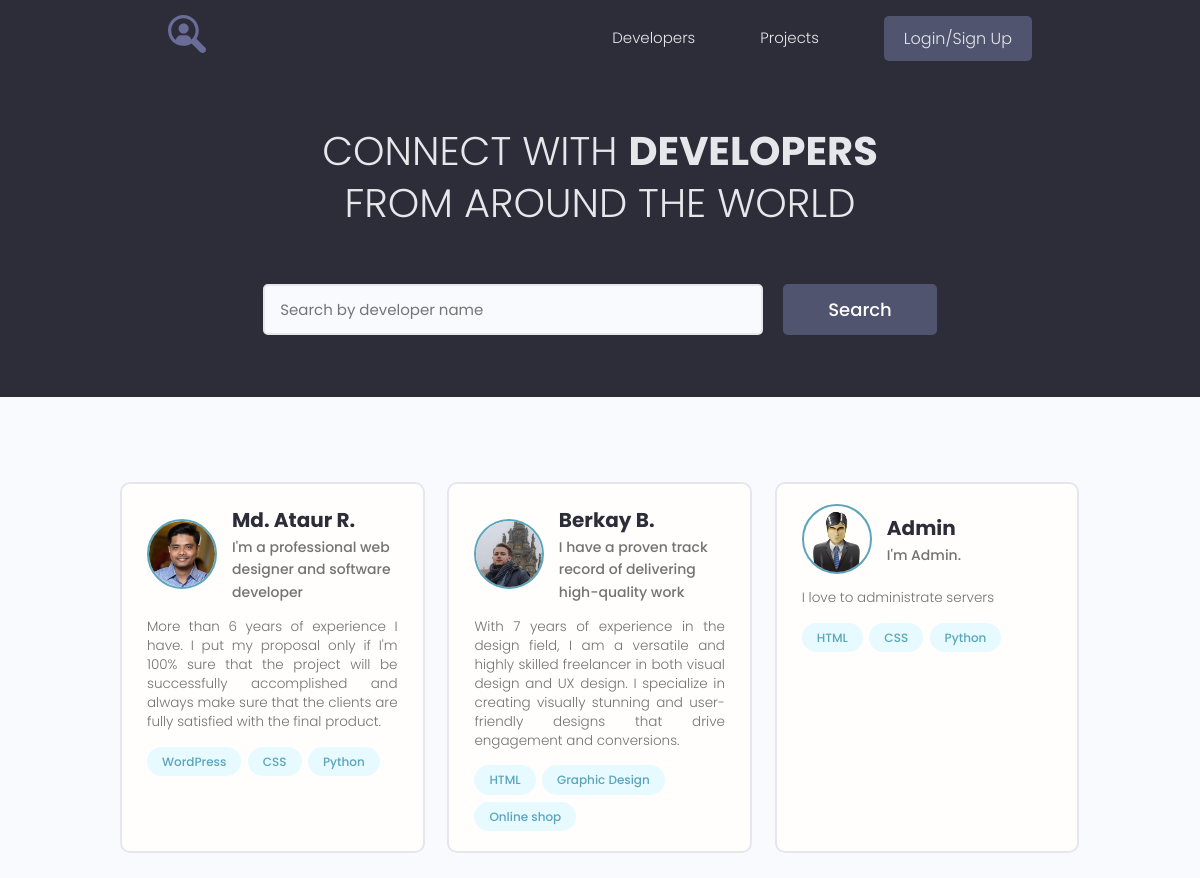
The page / on the database its author committed.
### users/models.py (models this page shows, shortened)
class Profile(models.Model):
    user = models.OneToOneField(User, on_delete=models.CASCADE, blank=True, null=True)
    name = models.CharField(max_length=200, blank=True, null=True)
    email = models.EmailField(max_length=500, blank=True, null=True)
    username = models.CharField(max_length=200, blank=True, null=True)
    short_info = models.CharField(max_length=200, blank=True, null=True)
    bio = models.TextField(blank=True, null=True)
    profile_image = models.ImageField(upload_to='profiles/', blank=True, null=True,
                                      default='profiles/user-default.png')
    social_github = models.CharField(max_length=200, blank=True, null=True)
    social_youtube = models.CharField(max_length=200, blank=True, null=True)
    social_website = models.CharField(max_length=200, blank=True, null=True)
    created = models.DateTimeField(auto_now_add=True)

class Skill(models.Model):
    owner = models.ForeignKey(Profile, on_delete=models.CASCADE, blank=True, null=True)
    name = models.CharField(max_length=200, blank=True, null=True)
    description = models.TextField(blank=True, null=True)
    created = models.DateTimeField(auto_now_add=True)
    def __str__(self):
        return self.name

### users/views.py (the view)
# urls.py: path('', views.profiles, name='profiles'),
def profiles(request):
    users, search_query = search_profiles(request)
    context = {'profiles': users, 'search_query': search_query}
    return render(request, 'users/index.html', context)

### users/utils.py (called while the page is built)
def search_profiles(request):
    search_query = ''
    if request.GET.get('search_query'):
        search_query = request.GET.get('search_query')
    skills = Skill.objects.filter(name__iexact=search_query)
    users = Profile.objects.distinct().filter(Q(name__icontains=search_query) |
                                              Q(short_info__icontains=search_query) |
                                              Q(skill__in=skills))
    return users, search_query

### users/templates/users/index.html (shortened to what this page needs)
{% extends 'projects/base.html' %}
{% block content %}
  <main class="home">
    <section class="hero-section text-center">
      <div class="container container--narrow">
        <div class="hero-section__box">
          <h2>CONNECT WITH <span>DEVELOPERS</span></h2>
          <h2>FROM AROUND THE WORLD</h2>
        </div>
        <div class="hero-section__search">
          <form class="form" action="{% url 'profiles' %}" method="get">
            <div class="form__field">
              <input class="input input--text" id="formInput#search" type="text" name="search_query" value="{{ search_query }}"
                placeholder="Search by developer name" />
            </div>
            <input class="btn btn--sub btn--lg" type="submit" value="Search" />
          </form>
        </div>
      </div>
    </section>
    <section class="devlist">
      <div class="container">
        <div class="grid grid--three">
          {% for profile in profiles %}
          <div class="column card">
            <div class="dev">
              <a href="{% url 'user_profile' profile.id %}" class="card__body">
                <div class="dev__profile">
                  <img class="avatar avatar--md" src="{{ profile.profile_image.url }}" alt="image" />
                  <div class="dev__meta">
                    <h3>{{ profile.name }}</h3>
                    <h5>{{ profile.short_info }}</h5>
                  </div>
                </div>
                <p class="dev__info">
                  {{ profile.bio }}
                </p>
                <div class="dev__skills">
                  {% for skill in profile.skill_set.all|slice:"3" %}
                  <span class="tag tag--pill tag--main">
                    <small>{{ skill }}</small>
                  </span>
                  {% endfor %}
                </div>
              </a>
            </div>
          </div>
          {% endfor %}
        </div>
      </div>
    </section>
  </main>
{% endblock %}

### projects/static/styles/app.css (style rules this page uses)
:root { --color-sub: #2d2d39; }
.btn--sub { background-color: var(--color-sub-light); }
.card { border: 2px solid var(--color-light); }
.card__body { min-height: 26rem; }
img { width: 100%; }
.hero-section { height: 40vh; display: flex; align-items: center; background-color: var(--color-sub); }
.hero-section__box { margin-bottom: 4rem; }
.hero-section__box > h2, .hero-section__box > h2 > span { font-size: 4rem; color: var(--color-light); line-height: 1.3; text-transform: uppercase; }
.hero-section__box > h2 { font-weight: 300; }
.hero-section__box > h2 > span { font-weight: 700; }
.hero-section__search > .form { display: flex; align-items: center; justify-content: center; gap: 2rem; }
.hero-section__search > .form input.input--text { width: 50rem; }
.devlist { margin-top: 8rem; }
.devlist .grid { align-items: stretch; }
.devlist .dev .dev__profile { display: flex; align-items: center; gap: 1.5rem; }
.devlist .dev .dev__meta h3 { color: var(--color-sub); font-size: 2rem; font-weight: 700; }
.devlist .dev .dev__meta h5 { color: var(--color-text); font-size: 1.4rem; font-weight: 500; }
.devlist .dev .dev__info { margin: 1.5rem 0; font-size: 1.35rem; line-height: 1.4; text-align: justify; }

### projects/static/uikit/styles/modules/_variables.css (style rules this page uses)
:root { --color-main: #5aa5b9; --color-main-light: #e6faff; --color-sub: #3f4156; --color-sub-light: #51546e; --color-sub-lighter: #ededfd; --color-text: #737373; --color-gray: #8b8b8b; --color-light: #e5e7eb; --color-light-gray: #767676; --color-bg: #f8fafd; --color-white: #fffefd; --color-white-light: #f3f3f3; --color-success: #359e64; --color-success-bg: #def8e8; --color-error: #fc4b0b; --color-error-bg: #fff2ee; --font-base: 'Poppins', arial, helvetica, 'Segoe UI', roboto, ubuntu, sans-serif; --font-monospace: 'Fira Code', 'Courier New', courier, monospace; --font-regular: 300; --font-medium: 500; --font-bold: 700; --generic-shadow: 1px 1px 5px #00000010; --generic-transition: all 0.3s ease-in-out; }

### projects/static/uikit/styles/modules/_base.css (style rules this page uses)
* { margin: 0; padding: 0; box-sizing: border-box; text-rendering: optimizeLegibility; color: inherit; font-size: inherit; }
html { font-size: 50%; }
@media only screen and (min-width: 480px) { html { font-size: 56.25%; } }
@media only screen and (min-width: 1200px) { html { font-size: 62.5%; } }
body { line-height: 1.6; font-weight: 400; font-size: 1.5rem; color: var(--color-text); background-color: var(--color-bg); min-height: 100vh; }

### projects/static/uikit/styles/modules/_typography.css (style rules this page uses)
* { font-family: var(--font-base); }
h2 { font-size: 3.6rem; font-weight: var(--font-bold); }
h3 { font-size: 3.2rem; font-weight: var(--font-medium); }
h5 { font-size: 2.4rem; font-weight: var(--font-medium); }
h5, h6 { font-weight: var(--font-regular); }
p, span, strong { font-size: 1.6rem; color: var(--color-text); font-weight: var(--font-regular); }
a { padding-bottom: 2px; text-decoration: none; display: inline-block; color: var(--color-main); font-weight: var(--font-medium); }

### projects/static/uikit/styles/modules/_utilities.css (style rules this page uses)
.container { width: 92%; max-width: 165rem; margin: 0 auto; box-sizing: border-box; }
.container--narrow { width: 92%; max-width: 120rem; }
@media screen and (min-width: 1000px) { .container { width: 90%; } }
@media screen and (min-width: 1000px) { .container--narrow { width: 85%; } }
@media screen and (min-width: 1200px) { .container { width: 80%; } }
@media screen and (min-width: 1200px) { .container--narrow { width: 72%; } }
.text-center { text-align: center; }

### projects/static/uikit/styles/modules/_avatar.css (style rules this page uses)
.avatar { border-radius: 50%; border: 2px solid var(--color-main); object-fit: cover; }
.avatar--md { height: 7rem; width: 7rem; }

### projects/static/uikit/styles/modules/_button.css (style rules this page uses)
.btn { display: inline-block; position: relative; cursor: pointer; background-color: var(--color-light); font-weight: var(--font-medium); color: var(--color-sub); text-decoration: none; padding: 1rem 2rem; border-radius: 0.5rem; border: none; width: -webkit-fit-content; width: -moz-fit-content; width: fit-content; height: -webkit-fit-content; height: -moz-fit-content; height: fit-content; font-size: 1.6rem; outline-width: 0; outline-color: transparent; -webkit-backface-visibility: hidden; backface-visibility: hidden; transition: all 0.3s ease-in-out; }
.btn--sub { background-color: var(--color-sub); color: var(--color-white); }
.btn--lg { font-size: 1.8rem; padding: 1.2rem 4.5rem; }

### projects/static/uikit/styles/modules/_card.css (style rules this page uses)
.card { border-radius: 1rem; background-color: var(--color-white); border: 1.5px solid var(--color-light); width: auto; height: auto; margin-top: 0.5rem; margin-bottom: 0.5rem; overflow: hidden; }
.card__body, .card__header { padding: 2rem 2.5rem; }

### rows shown on the page
Profile: profile_image (picture), name "Md. Ataur R.", short_info "I'm a professional web designer and software developer", bio "More than 6 years of experience I have. I put my proposal only if I'm 100% sure that the project will be successfully accomplished and always make sure that the clients are fully satisfied with the final product."
Skill: name "WordPress"
Skill: name "CSS"
Skill: name "Python"
Profile: profile_image (picture), name "Berkay B.", short_info "I have a proven track record of delivering high-quality work", bio "With 7 years of experience in the design field, I am a versatile and highly skilled freelancer in both visual design and UX design. I specialize in creating visually stunning and user-friendly designs that drive engagement and conversions."
Skill: name "HTML"
Skill: name "Graphic Design"
Skill: name "Online shop"
Profile: profile_image (placeholder picture), name "Admin", short_info "I'm Admin.", bio "I love to administrate servers"
Skill: name "HTML"
Skill: name "CSS"
Skill: name "Python"
